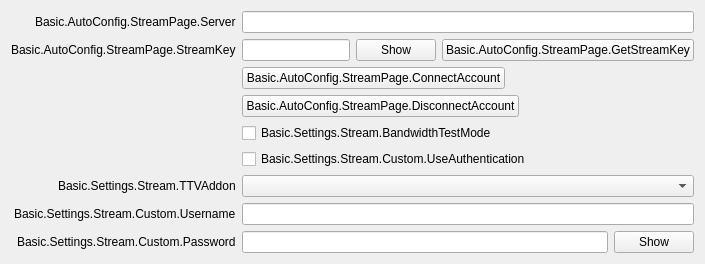
           <widget class="QWidget" name="streamKeyPage">
            <layout class="QFormLayout" name="streamkeyPageLayout">
             <property name="fieldGrowthPolicy">
              <enum>QFormLayout::AllNonFixedFieldsGrow</enum>
             </property>
             <property name="labelAlignment">
              <set>Qt::AlignRight|Qt::AlignTrailing|Qt::AlignVCenter</set>
             </property>
             <item row="0" column="0">
              <widget class="QLabel" name="serverLabel">
               <property name="text">
                <string>Basic.AutoConfig.StreamPage.Server</string>
               </property>
              </widget>
             </item>
             <item row="0" column="1">
              <widget class="QStackedWidget" name="serverStackedWidget">
               <property name="sizePolicy">
                <sizepolicy hsizetype="Preferred" vsizetype="Maximum">
                 <horstretch>0</horstretch>
                 <verstretch>0</verstretch>
                </sizepolicy>
               </property>
               <property name="currentIndex">
                <number>1</number>
               </property>
               <widget class="QWidget" name="servicePage">
                <layout class="QHBoxLayout" name="horizontalLayout_21">
                 <property name="leftMargin">
                  <number>0</number>
                 </property>
                 <property name="topMargin">
                  <number>0</number>
                 </property>
                 <property name="rightMargin">
                  <number>0</number>
                 </property>
                 <property name="bottomMargin">
                  <number>0</number>
                 </property>
                 <item>
                  <widget class="QComboBox" name="server"/>
                 </item>
                </layout>
               </widget>
               <widget class="QWidget" name="customPage">
                <layout class="QHBoxLayout" name="horizontalLayout_22">
                 <property name="leftMargin">
                  <number>0</number>
                 </property>
                 <property name="topMargin">
                  <number>0</number>
                 </property>
                 <property name="rightMargin">
                  <number>0</number>
                 </property>
                 <property name="bottomMargin">
                  <number>0</number>
                 </property>
                 <item>
                  <widget class="QLineEdit" name="customServer"/>
                 </item>
                </layout>
               </widget>
              </widget>
             </item>
             <item row="1" column="0">
              <widget class="QLabel" name="streamKeyLabel">
               <property name="text">
                <string>Basic.AutoConfig.StreamPage.StreamKey</string>
               </property>
               <property name="openExternalLinks">
                <bool>true</bool>
               </property>
               <property name="buddy">
                <cstring>key</cstring>
               </property>
              </widget>
             </item>
             <item row="1" column="1">
              <widget class="QWidget" name="streamKeyWidget" >
               <layout class="QHBoxLayout" name="horizontalLayout_11">
                <property name="leftMargin">
                 <number>0</number>
                </property>
                <property name="topMargin">
                 <number>0</number>
                </property>
                <property name="rightMargin">
                 <number>0</number>
                </property>
                <property name="bottomMargin">
                 <number>0</number>
                </property>
                <item>
                 <widget class="QLineEdit" name="key">
                  <property name="inputMask">
                   <string notr="true"/>
                  </property>
                  <property name="text">
                   <string notr="true"/>
                  </property>
                  <property name="echoMode">
                   <enum>QLineEdit::Password</enum>
                  </property>
                 </widget>
                </item>
                <item>
                 <widget class="QPushButton" name="show">
                  <property name="text">
                   <string>Show</string>
                  </property>
                 </widget>
                </item>
                <item>
                 <widget class="UrlPushButton" name="getStreamKeyButton">
                  <property name="toolTip">
                   <string/>
                  </property>
                  <property name="toolTipDuration">
                   <number>-4</number>
                  </property>
                  <property name="text">
                   <string>Basic.AutoConfig.StreamPage.GetStreamKey</string>
                  </property>
                 </widget>
                </item>
               </layout>
              </widget>
             </item>
             <item row="3" column="0">
              <spacer name="horizontalSpacer_18">
               <property name="orientation">
                <enum>Qt::Horizontal</enum>
               </property>
               <property name="sizeHint" stdset="0">
                <size>
                 <width>170</width>
                 <height>8</height>
                </size>
               </property>
              </spacer>
             </item>
             <item row="3" column="1">
              <layout class="QHBoxLayout" name="horizontalLayout_15">
               <item>
                <widget class="QPushButton" name="connectAccount2">
                 <property name="text">
                  <string>Basic.AutoConfig.StreamPage.ConnectAccount</string>
                 </property>
                </widget>
               </item>
               <item>
                <spacer name="horizontalSpacer_19">
                 <property name="orientation">
                  <enum>Qt::Horizontal</enum>
                 </property>
                 <property name="sizeHint" stdset="0">
                  <size>
                   <width>40</width>
                   <height>20</height>
                  </size>
                 </property>
                </spacer>
               </item>
              </layout>
             </item>
             <item row="4" column="1">
              <layout class="QHBoxLayout" name="horizontalLayout_23">
               <item>
                <widget class="QPushButton" name="disconnectAccount">
                 <property name="text">
                  <string>Basic.AutoConfig.StreamPage.DisconnectAccount</string>
                 </property>
                </widget>
               </item>
               <item>
                <spacer name="horizontalSpacer_24">
                 <property name="orientation">
                  <enum>Qt::Horizontal</enum>
                 </property>
                 <property name="sizeHint" stdset="0">
                  <size>
                   <width>40</width>
                   <height>20</height>
                  </size>
                 </property>
                </spacer>
               </item>
              </layout>
             </item>
             <item row="5" column="1">
              <widget class="QCheckBox" name="bandwidthTestEnable">
               <property name="text">
                <string>Basic.Settings.Stream.BandwidthTestMode</string>
               </property>
              </widget>
             </item>
             <item row="6" column="1">
              <widget class="QCheckBox" name="useAuth">
               <property name="text">
                <string>Basic.Settings.Stream.Custom.UseAuthentication</string>
               </property>
              </widget>
             </item>
             <item row="8" column="0">
              <widget class="QLabel" name="authUsernameLabel">
               <property name="text">
                <string>Basic.Settings.Stream.Custom.Username</string>
               </property>
               <property name="buddy">
                <cstring>authUsername</cstring>
               </property>
              </widget>
             </item>
             <item row="8" column="1">
              <widget class="QLineEdit" name="authUsername"/>
             </item>
             <item row="9" column="0">
              <widget class="QLabel" name="authPwLabel">
               <property name="text">
                <string>Basic.Settings.Stream.Custom.Password</string>
               </property>
               <property name="buddy">
                <cstring>authPw</cstring>
               </property>
              </widget>
             </item>
             <item row="9" column="1">
              <widget class="QWidget" name="authPwWidget" >
               <layout class="QHBoxLayout" name="horizontalLayout_25">
                <property name="leftMargin">
                 <number>0</number>
                </property>
                <property name="topMargin">
                 <number>0</number>
                </property>
                <property name="rightMargin">
                 <number>0</number>
                </property>
                <property name="bottomMargin">
                 <number>0</number>
                </property>
                <item>
                 <widget class="QLineEdit" name="authPw">
                  <property name="echoMode">
                   <enum>QLineEdit::Password</enum>
                  </property>
                 </widget>
                </item>
                <item>
                 <widget class="QPushButton" name="authPwShow">
                  <property name="text">
                   <string>Show</string>
                  </property>
                 </widget>
                </item>
               </layout>
              </widget>
             </item>
             <item row="7" column="1">
              <widget class="QComboBox" name="twitchAddonDropdown"/>
             </item>
             <item row="7" column="0">
              <widget class="QLabel" name="twitchAddonLabel">
               <property name="text">
                <string>Basic.Settings.Stream.TTVAddon</string>
               </property>
               <property name="buddy">
                <cstring>twitchAddonDropdown</cstring>
               </property>
              </widget>
             </item>
            </layout>
           </widget>
